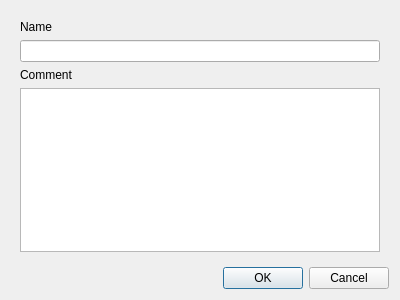
<?xml version="1.0" encoding="UTF-8"?>
<ui version="4.0">
 <class>GitDialog</class>
 <widget class="QDialog" name="Dialog">
  <property name="geometry">
   <rect>
    <x>0</x>
    <y>0</y>
    <width>400</width>
    <height>300</height>
   </rect>
  </property>
  <property name="windowTitle">
   <string>Dialog</string>
  </property>
  <layout class="QGridLayout" name="gridLayout">
   <item row="2" column="0">
    <widget class="QDialogButtonBox" name="buttonBox">
     <property name="orientation">
      <enum>Qt::Horizontal</enum>
     </property>
     <property name="standardButtons">
      <set>QDialogButtonBox::Cancel|QDialogButtonBox::Ok</set>
     </property>
    </widget>
   </item>
   <item row="0" column="0">
    <widget class="QFrame" name="frame">
     <layout class="QGridLayout" name="gridLayout_2">
      <item row="2" column="1">
       <widget class="QLabel" name="lComment">
        <property name="text">
         <string>Comment</string>
        </property>
       </widget>
      </item>
      <item row="0" column="1">
       <widget class="QLabel" name="lName">
        <property name="text">
         <string>Name</string>
        </property>
       </widget>
      </item>
      <item row="3" column="1" colspan="2">
       <widget class="QTextEdit" name="teComment"/>
      </item>
      <item row="1" column="1" colspan="2">
       <widget class="QLineEdit" name="leName"/>
      </item>
     </layout>
    </widget>
   </item>
  </layout>
 </widget>
 <resources/>
 <connections>
  <connection>
   <sender>buttonBox</sender>
   <signal>accepted()</signal>
   <receiver>Dialog</receiver>
   <slot>accept()</slot>
   <hints>
    <hint type="sourcelabel">
     <x>248</x>
     <y>254</y>
    </hint>
    <hint type="destinationlabel">
     <x>157</x>
     <y>274</y>
    </hint>
   </hints>
  </connection>
  <connection>
   <sender>buttonBox</sender>
   <signal>rejected()</signal>
   <receiver>Dialog</receiver>
   <slot>reject()</slot>
   <hints>
    <hint type="sourcelabel">
     <x>316</x>
     <y>260</y>
    </hint>
    <hint type="destinationlabel">
     <x>286</x>
     <y>274</y>
    </hint>
   </hints>
  </connection>
 </connections>
</ui>
